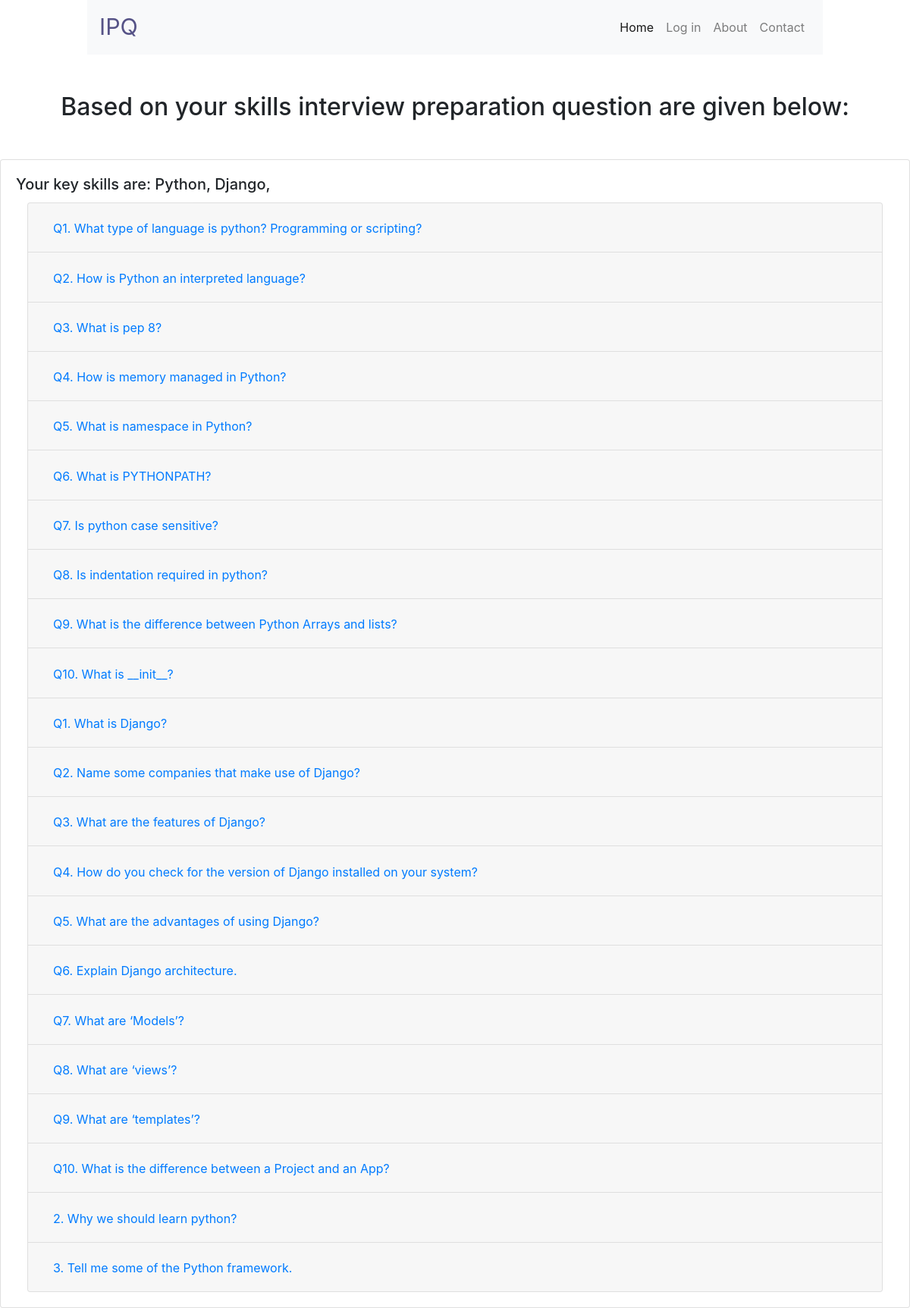
Screenshot of /questions/ (signed in) with the database file from the repository.
### ques_generator/models.py (models this page shows)
class Questions(models.Model):
    category = models.CharField(max_length=150, null=True)
    question = models.CharField(max_length=200, null=True)
    answer = models.CharField(max_length=400, null=True)
    tag = models.CharField(max_length=150, null=True)

### ques_generator/views.py (the view)
# urls.py: path('', views.index, name = 'index'),
@login_required
def index(request):
    user_info_model = apps.get_model('user', 'UserInfo')
    user_info = user_info_model.objects.get(user=request.user)
    skills = str(user_info.key_skills).replace(',', "")
    skills = skills.split()
    options = ['X1', 'X2', 'X3']
    qs = [Q(tag__contains=option) for option in skills]  # make a query for getting all the questions for every skill
    query = qs.pop()  # get the first element
    for q in qs:
        query |= q
    qs = Questions.objects.filter(query)
    context = {
        'questions': qs,
        'skills': skills
    }
    return render(request, 'questions.html', context)

### templates/questions.html (shortened to what this page needs)
{% extends 'nav.html' %}
{% block body %}
    <body>
    <div class="question-container">
        <div class="h1-question">
            <h2>Based on your skills interview preparation question are given below:</h2>
        </div>
        <div class="card-contain">
            <div class="card-deck">
                <div class="card">
                    <div class="card-body">
                        <h5 class="card-title">Your key skills are:
                            {% for skill in skills %}{{ skill }}, {% endfor %}</h5>
                        <div class="accordion" id="accordionExample">
                             {% for question_obj in questions %}
                            <div class="card">
                                <div class="card-header" id="h{{ question_obj.id }}">
                                    <h2 class="mb-0">
                                        <button class="btn btn-link" type="button" data-toggle="collapse"
                                                data-target="#c{{ question_obj.id }}"
                                                {% if forloop.counter == 1 %}
                                                aria-expanded="false"
                                                {% else %}
                                                aria-expanded="false"
                                                {% endif %}
                                                aria-controls="c{{ question_obj.id }}">
                                                {{ question_obj.question }}
                                        </button>
                                    </h2>
                                </div>
                            </div>
                            {% endfor %}
                            <div class="card">
                                <div class="card-header" id="headingTwo">
                                    <h2 class="mb-0">
                                        <button class="btn btn-link collapsed" type="button" data-toggle="collapse"
                                                data-target="#collapseTwo12" aria-expanded="false"
                                                aria-controls="collapseTwo">
                                            2. Why we should learn python?
                                        </button>
                                    </h2>
                                </div>
                            </div>
                            <div class="card">
                                <div class="card-header" id="headingThree">
                                    <h2 class="mb-0">
                                        <button class="btn btn-link collapsed" type="button" data-toggle="collapse"
                                                data-target="#collapseThree13" aria-expanded="false"
                                                aria-controls="collapseThree">
                                            3. Tell me some of the Python framework.
                                        </button>
                                    </h2>
                                </div>
                            </div>
                        </div>
                    </div>
                </div>
            </div>
        </div>
    </div>
    </body>
{% endblock %}

### templates/nav.html (shortened to what this page needs)
{% load static %}
<!DOCTYPE html>
<html lang="en">
<head>
    <link rel="stylesheet" href="{% static 'css/main.css' %}">
    <link rel="stylesheet" href="https://stackpath.bootstrapcdn.com/bootstrap/4.5.2/css/bootstrap.min.css">
</head>
<body>
    <div class="container-fluid nav_bg">
        <div class="row">
          <div class ="col-10 mx-auto ">
          <nav class="navbar navbar-expand-lg navbar-light bg-light">
             <NavLink class="navbar-brand" to="/">IPQ</NavLink>
             <div class="collapse navbar-collapse" id="navbarSupportedContent">
               <ul class="navbar-nav ml-auto">
                 <li class="nav-item active">
                   <a class="nav-link" href="/home">Home <span class="sr-only">(current)</span></a>
                 </li>
                 <li class="nav-item">
                   <a class="nav-link" href="/login">Log in</a>
                 </li>
                 <li class="nav-item">
                   <a class="nav-link" href="/about">About</a>
                 </li>
                 <li class="nav-item">
                   <a class="nav-link" href="/contact">Contact</a>
                 </li>
               </ul>
             </div>
           </nav>
         </div>
        </div>
      </div>
{% block body %}
{% endblock %}
</body>
</html>

### static/css/main.css (style rules this page uses)
.navbar { background-color: #fff !important; }
.navbar-brand { font-size: 1.9rem !important; color: #565387 !important; }
.card-contain { margin-top: 50px; }
.h1-question { text-align: center; }
.question-container { margin-top: 50px; }

### rows the page displays
Questions: question "Q1. What type of language is python? Programming or scripting?"
Questions: question "Q2. How is Python an interpreted language?"
Questions: question "Q3. What is pep 8?"
Questions: question "Q4. How is memory managed in Python?"
Questions: question "Q5. What is namespace in Python?"
Questions: question "Q6. What is PYTHONPATH?"
Questions: question "Q7. Is python case sensitive?"
Questions: question "Q8. Is indentation required in python?"
Questions: question "Q9. What is the difference between Python Arrays and lists?"
Questions: question "Q10. What is __init__?"
Questions: question "Q1. What is Django?"
Questions: question "Q2. Name some companies that make use of Django?"
Questions: question "Q3. What are the features of Django?"
Questions: question "Q4. How do you check for the version of Django installed on your system?"
Questions: question "Q5. What are the advantages of using Django?"
Questions: question "Q6. Explain Django architecture."
Questions: question "Q7. What are ‘Models’?"
Questions: question "Q8. What are ‘views’?"
Questions: question "Q9. What are ‘templates’?"
Questions: question "Q10. What is the difference between a Project and an App?"

### other values shown
{{ skill }} "Python" "Django"
